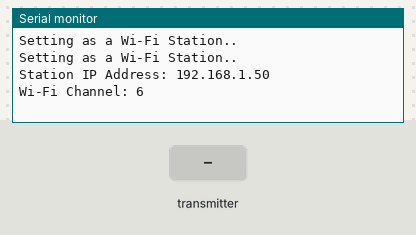
This sketch was run on a simulated ESP32. Parts: the last lines printed to the serial monitor. Inputs (shaded band) come from the test bench. WiFi joins after 1.5 s; servers stay silent unless stated; random numbers use the default seed unless the sketch sets one.

Above: at 3.2 s.
3.3 s: the transmitter starts sending id = 0
At 3.61 s:
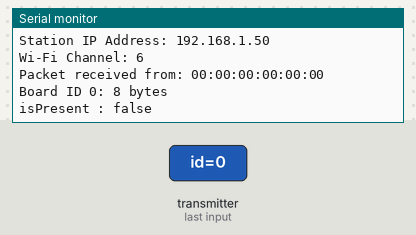
4.8 s: the transmitter starts sending present = 1
At 5.11 s:
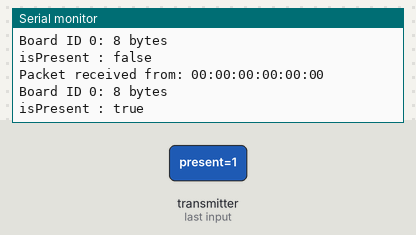

The sketch:

receiver_p.ino
```cpp
#include <esp_now.h>
#include <WiFi.h>
#include <ESPAsyncWebServer.h>
#include <Arduino_JSON.h>
#include <AsyncTCP.h>


// Replace with your network credentials (STATION)
const char* ssid = "******"; //wifi name
const char* password = "*******"; //wifi password

// Structure example to receive data
// Must match the sender structure
typedef struct struct_message {
  int id;
  bool present;
} struct_message;

struct_message incomingReadings;

JSONVar board;

AsyncWebServer server(80);  //default port for HTTP communication
AsyncEventSource events("/events");  //path to receive server-sent events

// callback function that will be executed when data is received
void OnDataRecv(const uint8_t * mac_addr, const uint8_t *incomingData, int len) {
  // Copies the sender mac address to a string
  char macStr[18];
  Serial.print("Packet received from: ");
  snprintf(macStr, sizeof(macStr), "%02x:%02x:%02x:%02x:%02x:%02x",
           mac_addr[0], mac_addr[1], mac_addr[2], mac_addr[3], mac_addr[4], mac_addr[5]);
  Serial.println(macStr);
  memcpy(&incomingReadings, incomingData, sizeof(incomingReadings));

  board["id"] = incomingReadings.id;
  board["present"] = incomingReadings.present;
  String jsonString = JSON.stringify(board);
  events.send(jsonString.c_str(), "new_readings", millis()); //send JSON string over SSE

  Serial.printf("Board ID %u: %u bytes\n", incomingReadings.id, len);
  Serial.printf("isPresent : %s \n", incomingReadings.present ? "true" : "false");
  Serial.println();
}

const char index_html[] PROGMEM = R"rawliteral(
<!DOCTYPE HTML><html>
<head>
  <title>Present Absent Check</title>
  <meta name="viewport" content="width=device-width, initial-scale=1">
  <style>
    body {
      font-family: Arial, sans-serif;
      text-align: center;
      margin-top: 50px;
    }
    .seat {
      width: 100px;
      height: 100px;
      margin: 10px;
      display: inline-block;
      cursor: move;
      border: 1px solid #000;
      position: absolute;
      text-align: center;
      line-height: 100px;
    }
    .seat input {
      width: 90%;
      box-sizing: border-box;
      margin-top: 35px; /* Adjusted to position the input box correctly */
    }
    .occupied {
      background-color: green;
    }
    .vacant {
      background-color: red;
    }
    #container {
      position: relative;
      width: 100%;
      height: 80vh;
      border: 1px solid #ccc;
      margin: 0 auto;
    }
  </style>
</head>
<body>
  <h1>Present Absent Check</h1>
  <div id="container">
    <div id="seat-1" class="seat vacant" draggable="true">
      <input type="text" data-seat-id="1" placeholder="name1">
    </div>
    <div id="seat-2" class="seat vacant" draggable="true">
      <input type="text" data-seat-id="2" placeholder="name2">
    </div>
    <div id="seat-2" class="seat vacant" draggable="true">
      <input type="text" data-seat-id="2" placeholder="name2">
    </div>
  </div>

  <script>
    var source = new EventSource('/events');
    source.addEventListener('open', function(e) {
      console.log("Events Connected");
    }, false);
    source.addEventListener('error', function(e) {
      if (e.target.readyState != EventSource.OPEN) {
        console.log("Events Disconnected");
      }
    }, false);


    source.addEventListener('new_readings', function(e) {
      console.log("new_readings", e.data);
      var obj = JSON.parse(e.data);
      var seatElement = document.getElementById(`seat-${obj.id}`);

      if (seatElement) {
        seatElement.className = `seat ${obj.present ? 'occupied' : 'vacant'}`;
      }


      const nameInputs = document.querySelectorAll('input');
      nameInputs.forEach(input => {

      const seatId = input.getAttribute('data-seat-id');

      const savedName = localStorage.getItem(`seat-${seatId}-name`);
      if (savedName) {
        input.value = savedName;
      }

      input.addEventListener('change', (event) => {
        const newName = event.target.value;
        localStorage.setItem(`seat-${seatId}-name`, newName);
      });
      });

      const savedPosition = localStorage.getItem(`seat-${obj.id}-position`);
      if (savedPosition) {
        const position = JSON.parse(savedPosition);
        seatElement.style.left = `${position.left}px`;
        seatElement.style.top = `${position.top}px`;
      } else {
        seatElement.style.left = `${Math.random() * 300}px`;
        seatElement.style.top = `${Math.random() * 300}px`;
      }


      seatElement.addEventListener('dragstart', dragStart);

    },false);

    const container = document.getElementById('container');
    container.addEventListener('dragover', dragOver);
    container.addEventListener('drop', drop);


    function dragStart(event) {
      event.dataTransfer.setData('text/plain', event.target.id);
    }

    function dragOver(event) {
      event.preventDefault();
    }

    function drop(event) {
      event.preventDefault();
      const id = event.dataTransfer.getData('text');
      const seat = document.getElementById(id);
      const rect = container.getBoundingClientRect();
      const left = event.clientX - rect.left - seat.offsetWidth / 2;
      const top = event.clientY - rect.top - seat.offsetHeight / 2;
      seat.style.left = `${left}px`;
      seat.style.top = `${top}px`;

      const position = { left, top };
      localStorage.setItem(`${id}-position`, JSON.stringify(position));
    }

</script>
</body>
</html>
)rawliteral";

void setup() {
  // Initialize Serial Monitor
  Serial.begin(115200);

  // Set the device as a Station and Soft Access Point simultaneously
  WiFi.mode(WIFI_AP_STA);

  // Set device as a Wi-Fi Station
  WiFi.begin(ssid, password);
  while (WiFi.status() != WL_CONNECTED) {
    delay(1000);
    Serial.println("Setting as a Wi-Fi Station..");
  }
  Serial.print("Station IP Address: ");
  Serial.println(WiFi.localIP());
  Serial.print("Wi-Fi Channel: ");
  Serial.println(WiFi.channel());

  // Init ESP-NOW
  if (esp_now_init() != ESP_OK) {
    Serial.println("Error initializing ESP-NOW");
    return;
  }

  // Once ESPNow is successfully Init, we will register for recv CB to
  // get recv packer info
  esp_now_register_recv_cb(esp_now_recv_cb_t(OnDataRecv));

 server.on("/", HTTP_GET, [](AsyncWebServerRequest *request){
    request->send_P(200, "text/html", index_html);
  });

  events.onConnect([](AsyncEventSourceClient *client){
    if(client->lastId()){
      Serial.printf("Client reconnected! Last message ID that it got is: %u\n", client->lastId());
    }
    // send event with message "hello!", id current millis
    // and set reconnect delay to 1 second
    client->send("hello!", NULL, millis(), 10000);
  });
  server.addHandler(&events);
  server.begin();
}

void loop() {
  static unsigned long lastEventTime = millis();
  static const unsigned long EVENT_INTERVAL_MS = 5000;
  if ((millis() - lastEventTime) > EVENT_INTERVAL_MS) {
    events.send("ping",NULL,millis());
    lastEventTime = millis();
  }
}
```

Measured:
- after the input at 3.3 s, the serial monitor: prints a new line at once (image 1)
- after the input at 4.8 s, the serial monitor: prints a new line at once (image 2)
